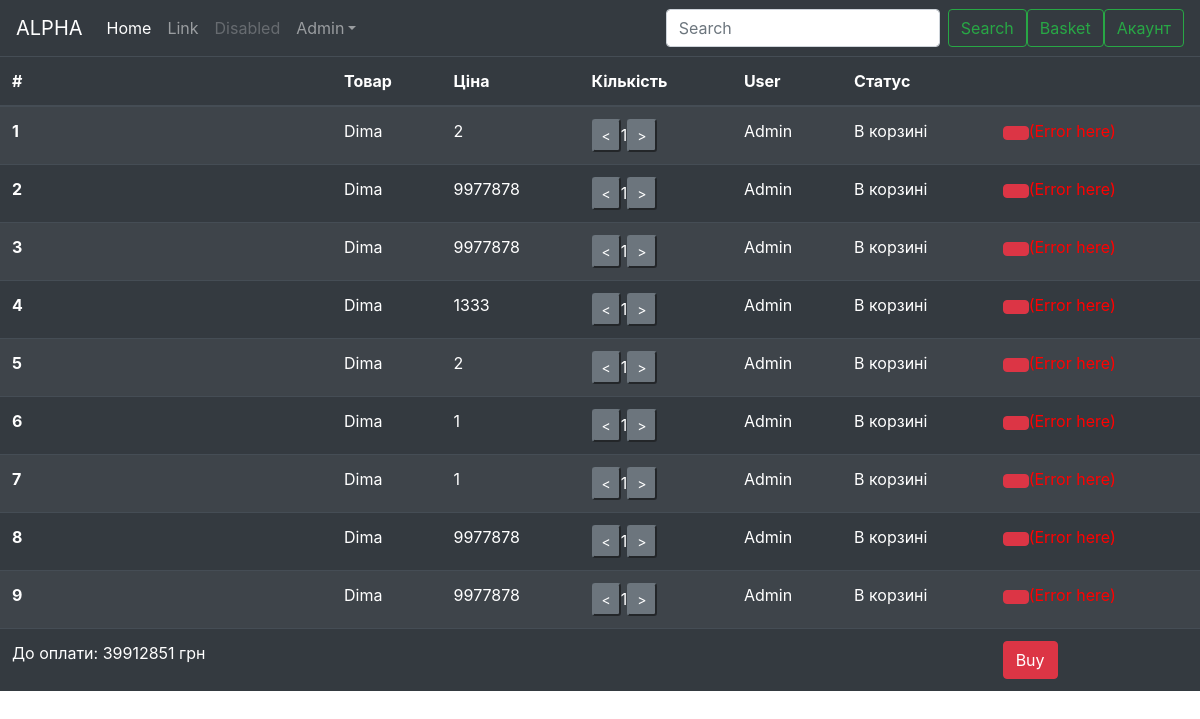
/home/basket/ (signed in), run on the app's committed database.
### home/models.py (models this page shows, shortened)
class Basket(models.Model):
    product = models.ForeignKey(Product, on_delete=models.CASCADE)
    status = models.BooleanField()
    number = models.IntegerField()
    user = models.ForeignKey(User, on_delete=models.CASCADE)

class Product(models.Model):
    picture = models.ImageField(upload_to='media/',
            null=True,
            blank=True,
            width_field="width_field",
            height_field="height_field")
    height_field = models.IntegerField(default=0)
    width_field = models.IntegerField(default=0)
    price = models.IntegerField()
    name = models.CharField(max_length=50)
    date_added = models.DateField(default=datetime.now())
    weight = models.IntegerField()
    producer = models.ForeignKey(Producer, on_delete=models.CASCADE)
    note = models.TextField()

### home/views.py (the view)
# urls.py: path("basket/", basket, name="basket"),
def basket(request):
    data = dict()
    basket = Basket.objects.filter(user=request.user.id)
    basket_sum = sum([i.product.price for i in basket])
    data["basket"] = enumerate(basket, start=1)
    data["basket_sum"] = basket_sum
    return render(request, "basket.html", context=data)

### templates/basket.html (shortened to what this page needs)
{% extends 'layouts/base.html' %}
{% block content %}
<h1>/</h1>
<form id="purchase" action="#" method="post">
    <table class="table table-striped table-dark">
  <thead>
    <tr>
      <th scope="col">#</th>
      <th scope="col">Товар</th>
      <th scope="col">Ціна</th>
      <th scope="col">Кількість</th>
      <th scope="col">User</th>
      <th scope="col">Статус</th>
      <th scope="col"></th>
    </tr>
  </thead>
{% for i, inf_basket in basket %}
    <tr id="product-{{ product.id }}">
      <th scope="row">{{i}}</th>
      <td>{{ inf_basket.product.name }}</td>
      <td>{{ inf_basket.product.price }}</td>
      <td><button id="decrease_product_count-{{ product.id }}" class="btn-sm btn-secondary"><</button>{{ inf_basket.number }}<button id="increase_product_count-{{ product.id }}" class="btn-sm btn-secondary">></button></td>
      <td>{{ inf_basket.user.username }}</td>
      {% if inf_basket.status == False%}
      <td>В корзині</td>
      {% endif %}
      <td><button type="submit" id="delete-product-{{ product.id }}" class="btn btn-danger" value="Delete🙇"></button><span id="error_delete_product_with_backet" style="color: red">(Error here)</span></td>
    </tr>
      {% endfor %}
      <tr>
        <td>До оплати: {{ basket_sum }} грн</td>
        <td></td>
        <td></td>
        <td></td>
        <td></td>
        <td></td>
        <td><input class="btn btn-danger"  type="submit" value="Buy"></td>
      </tr>
  </table>
</form>
{% endblock content %}

### data on the page
Basket: i "1", product.name "Dima", product.price "2", number "1", user.username "Admin", status "В корзині"
Basket: product "2", product.name "Dima", product.price "9977878", number "1", user.username "Admin", status "В корзині"
Basket: i "3", product.name "Dima", product.price "9977878", number "1", user.username "Admin", status "В корзині"
Basket: i "4", product.name "Dima", product.price "1333", number "1", user.username "Admin", status "В корзині"
Basket: i "5", product.name "Dima", product.price "2", number "1", user.username "Admin", status "В корзині"
Basket: i "6", product.name "Dima", product.price "1", number "1", user.username "Admin", status "В корзині"
Basket: i "7", product.name "Dima", product.price "1", number "1", user.username "Admin", status "В корзині"
Basket: i "8", product.name "Dima", product.price "9977878", number "1", user.username "Admin", status "В корзині"
Basket: i "9", product.name "Dima", product.price "9977878", number "1", user.username "Admin", status "В корзині"

### other printed values
{{ basket_sum }} "39912851"
